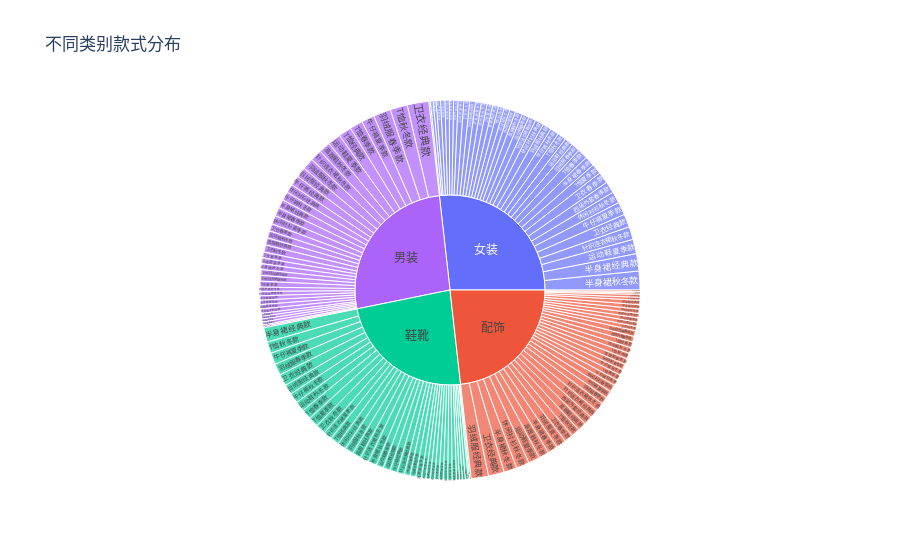

Here is the notebook cell this chart was saved with:
### Markdown cell above
这张图说明鞋靴的具体类别款式要多于其他品类 而配饰的具体类别款式最少

### Code cell
import plotly.express as px

fig = px.sunburst(
    sku_data_base,
    path=['category','name'],
    values=None,
    color='category',
    title="不同类别款式分布"
)
fig.show()

### Figure 1 — Plotly figure (JSON) as saved in the notebook; plotly's stock layout.template omitted (floating-point values rounded to 4 significant figures; data arrays with more than 128 entries replaced by an {"elided": "..."} marker saying what was removed)
{"data": [{"branchvalues": "total", "customdata": {"elided": "160x1 str values"}, "domain": {"x": [0, 1], "y": [0, 1]}, "hovertemplate": "labels=%{label}<br>count=%{value}<br>parent=%{parent}<br>id=%{id}<br>category=%{customdata[0]}<extra></extra>", "ids": {"elided": "160 str values"}, "labels": {"elided": "160 str values"}, "marker": {"colors": {"elided": "160 str values"}}, "name": "", "parents": {"elided": "160 str values"}, "type": "sunburst", "values": {"elided": "160 int values"}}], "layout": {"legend": {"tracegroupgap": 0}, "title": {"text": "不同类别款式分布"}}}
